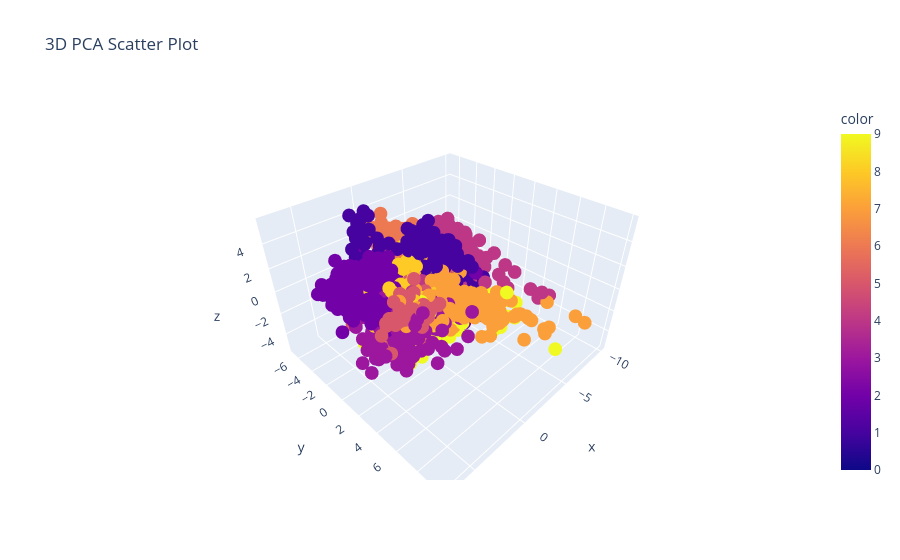

Source (notebook cell):
### Code cell
# Create the interactive 3D scatter plot with Plotly
fig = px.scatter_3d(
    x=pca_pixels[:, 0], 
    y=pca_pixels[:, 1], 
    z=pca_pixels[:, 2], 
    color=digits['number_label'],
    title="3D PCA Scatter Plot"
)

# Show the interactive plot
fig.show()

### Figure 1 — Plotly figure (JSON) as saved in the notebook; plotly's stock layout.template omitted (floating-point values rounded to 4 significant figures; data arrays with more than 128 entries replaced by an {"elided": "..."} marker saying what was removed)
{"data": [{"hovertemplate": "x=%{x}<br>y=%{y}<br>z=%{z}<br>color=%{marker.color}<extra></extra>", "legendgroup": "", "marker": {"color": {"elided": "1797 int values"}, "coloraxis": "coloraxis", "symbol": "circle"}, "mode": "markers", "name": "", "scene": "scene", "showlegend": false, "type": "scatter3d", "x": {"elided": "1797 float values"}, "y": {"elided": "1797 float values"}, "z": {"elided": "1797 float values"}}], "layout": {"coloraxis": {"colorbar": {"title": {"text": "color"}}, "colorscale": [[0, "#0d0887"], [0.1111, "#46039f"], [0.2222, "#7201a8"], [0.3333, "#9c179e"], [0.4444, "#bd3786"], [0.5556, "#d8576b"], [0.6667, "#ed7953"], [0.7778, "#fb9f3a"], [0.8889, "#fdca26"], [1, "#f0f921"]]}, "legend": {"tracegroupgap": 0}, "scene": {"domain": {"x": [0, 1], "y": [0, 1]}, "xaxis": {"title": {"text": "x"}}, "yaxis": {"title": {"text": "y"}}, "zaxis": {"title": {"text": "z"}}}, "title": {"text": "3D PCA Scatter Plot"}}}
